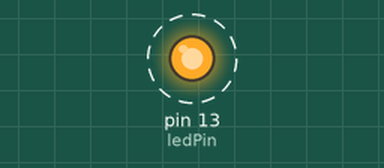
Simulated run of this sketch. Board: Arduino Uno, built with avr-gcc and run on an emulated ATmega328P. On the bench: output pins drawn as LEDs (lit = HIGH). Dashed ring = blinking.

Above: at 0.5 s.
Timing chart, 0 to 4.6 s (numbered marks = the images above):
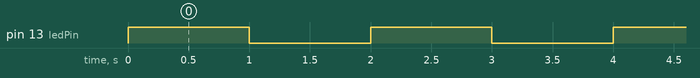

The sketch:

pisca-led-exemplo.ino
```cpp
/*
 * Pisca-pisca(Blink) com um LED
 */

const uint8_t ledPin = 13; // pino de saída digital que o led está conectado

void setup() {
  pinMode(ledPin, OUTPUT); // declare o led como o output
}

void loop() {
  digitalWrite(ledPin, HIGH);  // liga o led
  delay(1000);                 // espera 100 milisegundos
  digitalWrite(ledPin, LOW);   // desliga o led
  delay(1000);                 // espera 100 milisegundos

  /* while(1) { //entra num loop de while 1.
  //Como 1 nunca muda, o programa nunca sai desse loop
  //não faça nada aqui
  }
  //o programa está preso no while(1)
  //então nunca chegará a este ponto */
}
```

Measured:
- by itself, pin 13 (ledPin): alternates HIGH for 1.0 s and LOW for 1.0 s
